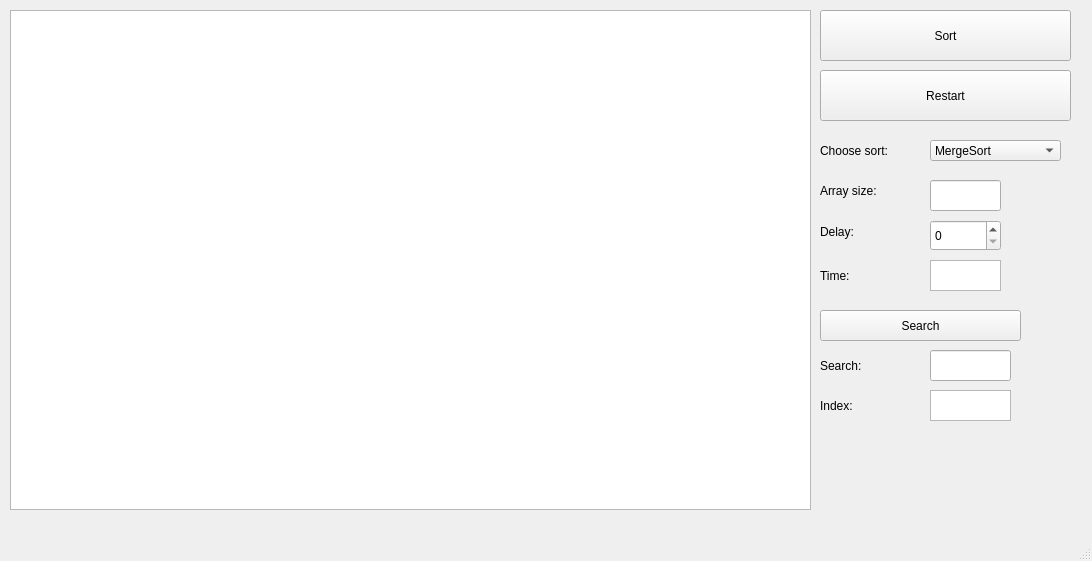
<?xml version="1.0" encoding="UTF-8"?>
<ui version="4.0">
 <class>MainWindow</class>
 <widget class="QMainWindow" name="MainWindow">
  <property name="geometry">
   <rect>
    <x>0</x>
    <y>0</y>
    <width>1092</width>
    <height>561</height>
   </rect>
  </property>
  <property name="sizePolicy">
   <sizepolicy hsizetype="Fixed" vsizetype="Fixed">
    <horstretch>0</horstretch>
    <verstretch>0</verstretch>
   </sizepolicy>
  </property>
  <property name="minimumSize">
   <size>
    <width>1092</width>
    <height>561</height>
   </size>
  </property>
  <property name="maximumSize">
   <size>
    <width>1092</width>
    <height>561</height>
   </size>
  </property>
  <property name="windowTitle">
   <string>MainWindow</string>
  </property>
  <widget class="QWidget" name="centralwidget">
   <widget class="QGraphicsView" name="graphicsView">
    <property name="geometry">
     <rect>
      <x>10</x>
      <y>10</y>
      <width>801</width>
      <height>500</height>
     </rect>
    </property>
   </widget>
   <widget class="QPushButton" name="sort">
    <property name="geometry">
     <rect>
      <x>820</x>
      <y>10</y>
      <width>251</width>
      <height>51</height>
     </rect>
    </property>
    <property name="text">
     <string>Sort</string>
    </property>
   </widget>
   <widget class="QPushButton" name="restart">
    <property name="geometry">
     <rect>
      <x>820</x>
      <y>70</y>
      <width>251</width>
      <height>51</height>
     </rect>
    </property>
    <property name="text">
     <string>Restart</string>
    </property>
   </widget>
   <widget class="QLabel" name="chooseSort">
    <property name="geometry">
     <rect>
      <x>820</x>
      <y>130</y>
      <width>91</width>
      <height>41</height>
     </rect>
    </property>
    <property name="text">
     <string>Choose sort: </string>
    </property>
   </widget>
   <widget class="QComboBox" name="sortBox">
    <property name="geometry">
     <rect>
      <x>930</x>
      <y>140</y>
      <width>131</width>
      <height>21</height>
     </rect>
    </property>
    <item>
     <property name="text">
      <string>MergeSort</string>
     </property>
    </item>
    <item>
     <property name="text">
      <string>QuickSort</string>
     </property>
    </item>
    <item>
     <property name="text">
      <string>HeapSort</string>
     </property>
    </item>
   </widget>
   <widget class="QLabel" name="arrSize">
    <property name="geometry">
     <rect>
      <x>820</x>
      <y>180</y>
      <width>91</width>
      <height>21</height>
     </rect>
    </property>
    <property name="text">
     <string>Array size:</string>
    </property>
   </widget>
   <widget class="QLineEdit" name="sizeEdit">
    <property name="geometry">
     <rect>
      <x>930</x>
      <y>180</y>
      <width>71</width>
      <height>31</height>
     </rect>
    </property>
   </widget>
   <widget class="QLabel" name="delay">
    <property name="geometry">
     <rect>
      <x>820</x>
      <y>216</y>
      <width>81</width>
      <height>31</height>
     </rect>
    </property>
    <property name="text">
     <string>Delay: </string>
    </property>
   </widget>
   <widget class="QSpinBox" name="delayBox">
    <property name="geometry">
     <rect>
      <x>930</x>
      <y>220</y>
      <width>71</width>
      <height>31</height>
     </rect>
    </property>
   </widget>
   <widget class="QLabel" name="Time">
    <property name="geometry">
     <rect>
      <x>820</x>
      <y>260</y>
      <width>71</width>
      <height>31</height>
     </rect>
    </property>
    <property name="text">
     <string>Time: </string>
    </property>
   </widget>
   <widget class="QTextBrowser" name="timeBrowser">
    <property name="geometry">
     <rect>
      <x>930</x>
      <y>260</y>
      <width>71</width>
      <height>31</height>
     </rect>
    </property>
   </widget>
   <widget class="QLabel" name="search">
    <property name="geometry">
     <rect>
      <x>820</x>
      <y>350</y>
      <width>71</width>
      <height>31</height>
     </rect>
    </property>
    <property name="text">
     <string>Search: </string>
    </property>
   </widget>
   <widget class="QTextBrowser" name="indexBrowser">
    <property name="geometry">
     <rect>
      <x>930</x>
      <y>390</y>
      <width>81</width>
      <height>31</height>
     </rect>
    </property>
    <property name="html">
     <string>&lt;!DOCTYPE HTML PUBLIC &quot;-//W3C//DTD HTML 4.0//EN&quot; &quot;http://www.w3.org/TR/REC-html40/strict.dtd&quot;&gt;
&lt;html&gt;&lt;head&gt;&lt;meta name=&quot;qrichtext&quot; content=&quot;1&quot; /&gt;&lt;meta charset=&quot;utf-8&quot; /&gt;&lt;style type=&quot;text/css&quot;&gt;
p, li { white-space: pre-wrap; }
hr { height: 1px; border-width: 0; }
li.unchecked::marker { content: &quot;\2610&quot;; }
li.checked::marker { content: &quot;\2612&quot;; }
&lt;/style&gt;&lt;/head&gt;&lt;body style=&quot; font-family:'Ubuntu'; font-size:11pt; font-weight:400; font-style:normal;&quot;&gt;
&lt;p style=&quot;-qt-paragraph-type:empty; margin-top:0px; margin-bottom:0px; margin-left:0px; margin-right:0px; -qt-block-indent:0; text-indent:0px;&quot;&gt;&lt;br /&gt;&lt;/p&gt;&lt;/body&gt;&lt;/html&gt;</string>
    </property>
   </widget>
   <widget class="QLabel" name="index">
    <property name="geometry">
     <rect>
      <x>820</x>
      <y>390</y>
      <width>71</width>
      <height>31</height>
     </rect>
    </property>
    <property name="text">
     <string>Index:</string>
    </property>
   </widget>
   <widget class="QPushButton" name="searchButton">
    <property name="geometry">
     <rect>
      <x>820</x>
      <y>310</y>
      <width>201</width>
      <height>31</height>
     </rect>
    </property>
    <property name="text">
     <string>Search</string>
    </property>
   </widget>
   <widget class="QLineEdit" name="searchEdit">
    <property name="geometry">
     <rect>
      <x>930</x>
      <y>350</y>
      <width>81</width>
      <height>31</height>
     </rect>
    </property>
   </widget>
  </widget>
  <widget class="QMenuBar" name="menubar">
   <property name="geometry">
    <rect>
     <x>0</x>
     <y>0</y>
     <width>1092</width>
     <height>22</height>
    </rect>
   </property>
  </widget>
  <widget class="QStatusBar" name="statusbar"/>
 </widget>
 <resources/>
 <connections/>
</ui>
